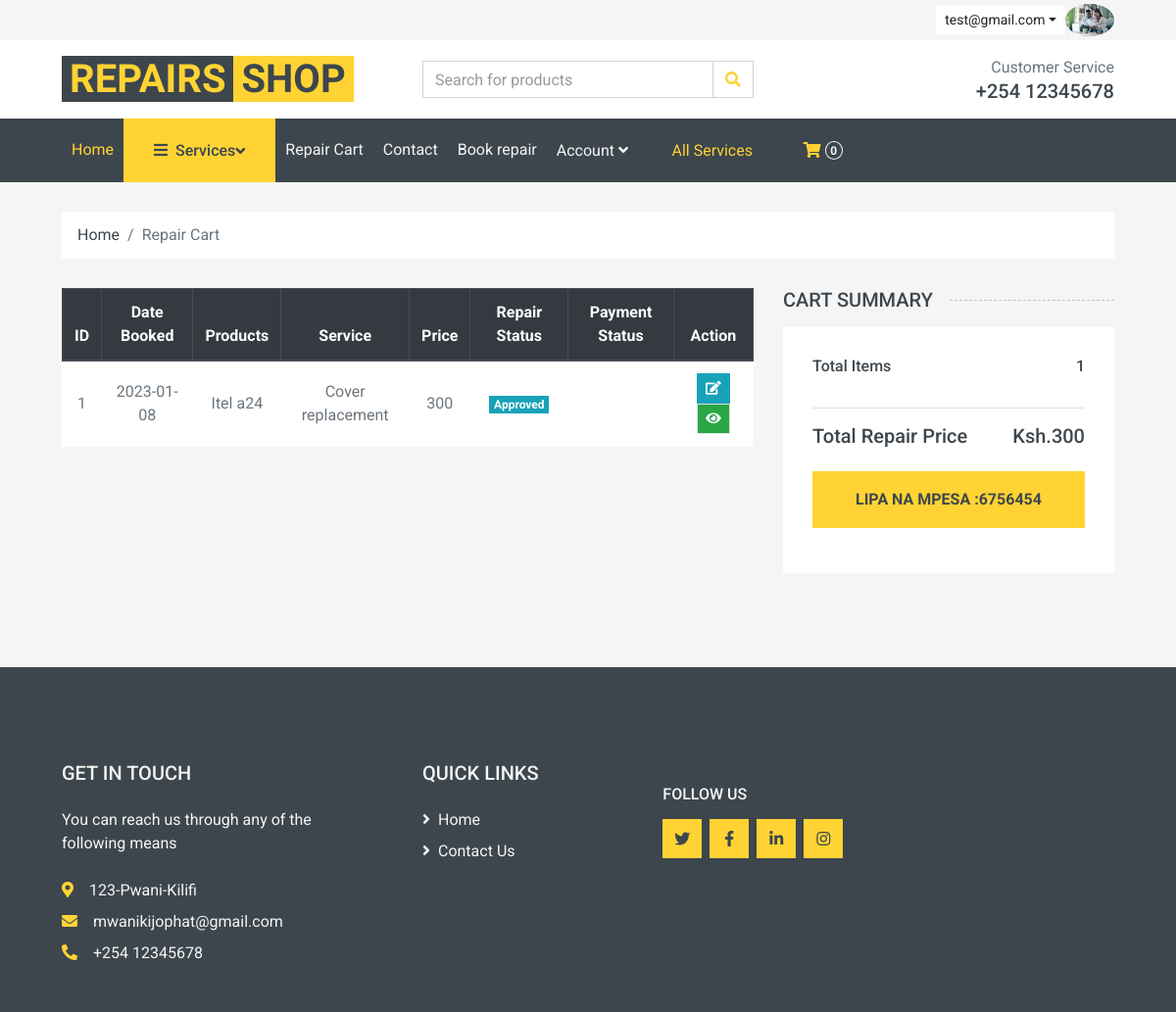
The page /cart.php (signed in) on the database its author committed.
### tables this page shows
CREATE TABLE `users` (
  `id` bigint(255) NOT NULL,
  `fname` varchar(15) NOT NULL,
  `lname` varchar(15) NOT NULL,
  `email` varchar(255) NOT NULL,
  `password` varchar(255) NOT NULL,
  `contact` int(15) NOT NULL,
  `status` int(2) DEFAULT NULL,
  `creationdate` timestamp NOT NULL DEFAULT current_timestamp(),
  `updationdate` timestamp NULL DEFAULT NULL ON UPDATE current_timestamp(),
  `profilepic` varchar(100) NOT NULL
);

CREATE TABLE `system` (
  `id` int(11) NOT NULL,
  `email` varchar(50) NOT NULL,
  `address` varchar(100) NOT NULL,
  `mobile` int(15) NOT NULL,
  `working hours` varchar(100) NOT NULL,
  `profilepic` varchar(100) NOT NULL
);

CREATE TABLE `repairs` (
  `id` int(11) NOT NULL,
  `pid` int(11) NOT NULL,
  `sid` int(11) NOT NULL,
  `status` tinyint(1) NOT NULL DEFAULT 0 COMMENT '0 = pending, 1= Approved, 2 = In-Progress, 3 = Checking, 4 = Done, 5= Cancelled ',
  `price` float NOT NULL DEFAULT 0,
  `userid` int(11) NOT NULL,
  `date_created` date NOT NULL DEFAULT current_timestamp(),
  `done_date` date DEFAULT NULL,
  `pay_status` varchar(8) NOT NULL
);

CREATE TABLE `product` (
  `id` int(11) NOT NULL,
  `pname` varchar(30) NOT NULL,
  `date_created` datetime NOT NULL DEFAULT current_timestamp(),
  `status` int(11) NOT NULL,
  `pimage` varchar(50) NOT NULL
);

CREATE TABLE `services` (
  `id` int(11) NOT NULL,
  `sname` varchar(30) NOT NULL,
  `price` float NOT NULL DEFAULT 0,
  `pid` int(11) NOT NULL,
  `date_created` datetime NOT NULL DEFAULT current_timestamp(),
  `status` int(11) NOT NULL
);

### cart.php (the view, shortened to what the rows shown need)
<?php
include('includes/config.php');
if (strlen($_SESSION['login']) == 0) {
    header('location: login.php');
} else {
    ?>
<!DOCTYPE html>
<html lang="en">
<head>
    <link href="https://cdnjs.cloudflare.com/ajax/libs/font-awesome/5.10.0/css/all.min.css" rel="stylesheet">
    <link href="lib/animate/animate.min.css" rel="stylesheet">
    <link href="lib/owlcarousel/assets/owl.carousel.min.css" rel="stylesheet">
    <link href="css/style.css" rel="stylesheet">
</head>
<body>
<?php include('includes/header.php');?>
    <div class="container-fluid">
        <div class="row px-xl-5">
            <div class="col-lg-8 table-responsive mb-5">
                <table class="table table-light table-bordered table-hover text-center mb-0">
                    <thead class="thead-dark">
                        <tr>
                            <th>ID</th>
                            <th>Date Booked</th>
                            <th>Products</th>
                            <th>Service</th>
                            <th>Price</th>
                            <th>Repair Status</th>
                            <th>Payment Status</th>
                            <th>Action</th>
                        </tr>
                    </thead>
                    <tbody class="align-middle">
                    <?php
                                   $email1 = $_SESSION['login'];
                                   $sql1 = "SELECT `id` FROM `users` WHERE `email`=:email1";
                                   $query1 = $dbh->prepare($sql1);
                                   $query1->bindParam(':email1', $email1, PDO::PARAM_STR);
                                   $query1->execute();
                                   $results1 = $query1->fetchAll(PDO::FETCH_OBJ);
                                   if ($query1->rowCount() > 0) {
                                       foreach ($results1 as $result1) {
                                           $uid = $result1->id;
                                       }
                                   }
                                   $status = 1;
                                   $sql = "SELECT repairs.*, product.pname,services.sname FROM repairs INNER JOIN product on product.id=repairs.pid INNER JOIN services on services.id=repairs.sid and  repairs.userid=:uid AND repairs.status=:status";
                                   $query = $dbh->prepare($sql);
                                   $query->bindParam(':uid', $uid, PDO::PARAM_STR);
                                   $query->bindParam(':status', $status, PDO::PARAM_STR);
                                   $query->execute();
                                   $results = $query->fetchAll(PDO::FETCH_OBJ);
                                   $cnt = 1;
                                   if ($query->rowCount() > 0) {
                                       foreach ($results as $result) { ?>
                        <tr><td class="align-middle"> <?php echo htmlentities($cnt); ?></td>
                        <td class="align-middle"> <?php echo htmlentities($result->date_created); ?></td>
                            <td class="align-middle"><?php echo htmlentities($result->pname); ?></td>
                            <td class="align-middle"><?php echo htmlentities($result->sname); ?></td>
                            <td class="align-middle"><?php echo htmlentities($result->price); ?> </td>
                            <td class="align-middle">
                            <?php if($result->status == 0): ?>
						 			<span class="badge badge-warning">Pending</span>
						 		<?php elseif($result->status == 1): ?>
						 			<span class="badge badge-info">Approved</span>
					 			<?php elseif($result->status == 2): ?>
						 			<span class="badge badge-primary">In Progress</span>
					 			<?php elseif($result->status == 4): ?>
						 			<span class="badge badge-danger">Done</span>
						 		<?php endif; ?> </td>
                                 <td class="align-middle"><?php echo htmlentities($result->pay_status); ?></td>
                            <td class="align-middle">
                                                <a class="btn btn-sm btn-info" href="edit-repair.php?id=<?php echo $result->id; ?>">
                                                <i class="fa fa-edit"></i>
                                                </a>
                                                <a  class="btn btn-success border btn-flat btn-sm" href="view-repair.php?id=<?php echo $result->id; ?>">
                                                <i class="fa fa-eye"></i>
                                                </a>
                            </td>
                        </tr>
                        <?php $cnt = $cnt + 1;
                                        }
                                    } ?>
                    </tbody>
                </table>
            </div>
        </div>
    </div>
    <?php include('includes/footer.php');?>
</body>
</html>
<?php }?>

### includes/header.php (shortened to what the rows shown need)
<div class="container-fluid">
    <div class="row bg-secondary py-1 px-xl-5">
        <?php
                $email = $_SESSION['login'];
                $sql2 = "SELECT `email` FROM `users` WHERE `email`=:email;";
                $query = $dbh->prepare($sql2);
                $query->bindParam(':email', $email, PDO::PARAM_STR);
                $query->execute();
                $results = $query->fetchAll(PDO::FETCH_OBJ);
                if ($query->rowCount() > 0) {
                    foreach ($results as $result) {
                ?>
        <div class="col-lg-6 text-center text-lg-right">
            <div class="d-inline-flex align-items-center">
                <div class="btn-group">
                    <button type="button" class="btn btn-sm btn-light dropdown-toggle" data-toggle="dropdown"><?php echo htmlentities($result->email); }}?></button>
                </div>
            </div>
        </div>
    </div>
    <div class="row align-items-center bg-light py-3 px-xl-5 d-none d-lg-flex">
        <?php
                                            $sql = "SELECT * from system";
                                            $query = $dbh->prepare($sql);
                                            $query->execute();
                                            $results = $query->fetchAll(PDO::FETCH_OBJ);
                                            if ($query->rowCount() > 0) {
                                            foreach ($results
                                            as $result) { ?>
        <div class="col-lg-4 col-6 text-right">
            <p class="m-0">Customer Service</p>
            <h5 class="m-0">+254 <?php echo htmlentities($result->mobile);}} ?></h5>
        </div>
    </div>
</div>

### includes/footer.php (shortened to what the rows shown need)
<div class="container-fluid bg-dark text-secondary mt-5 pt-5">
    <div class="row px-xl-5 pt-5">
        <div class="col-lg-4 col-md-12 mb-5 pr-3 pr-xl-5">
        <?php
                                            $sql = "SELECT * from system";
                                            $query = $dbh->prepare($sql);
                                            $query->execute();
                                            $results = $query->fetchAll(PDO::FETCH_OBJ);
                                            if ($query->rowCount() > 0) {
                                            foreach ($results
                                            as $result) { ?>
            <h5 class="text-secondary text-uppercase mb-4">Get In Touch</h5>
            <p class="mb-4">You can reach us through any of the following means</p>
            <p class="mb-2"><i class="fa fa-map-marker-alt text-primary mr-3"></i><?php echo htmlentities($result->address); ?></p>
            <p class="mb-2"><i class="fa fa-envelope text-primary mr-3"></i><?php echo htmlentities($result->email); ?></p>
            <p class="mb-0"><i class="fa fa-phone-alt text-primary mr-3"></i>+254 <?php echo htmlentities($result->mobile);}} ?></p>
        </div>
    </div>
</div>

### rows shown on the page
users: email "test@gmail.com"
system: mobile "12345678", address "123-Pwani-Kilifi", email "mwanikijophat@gmail.com"
repairs: date_created "2023-01-08", product.pname "Itel a24", services.sname "Cover replacement", price "300", status "Approved"

### other values the page prints
$totalitems "0"
$totalitems "1"
$totalprice=$total[0] "300"
